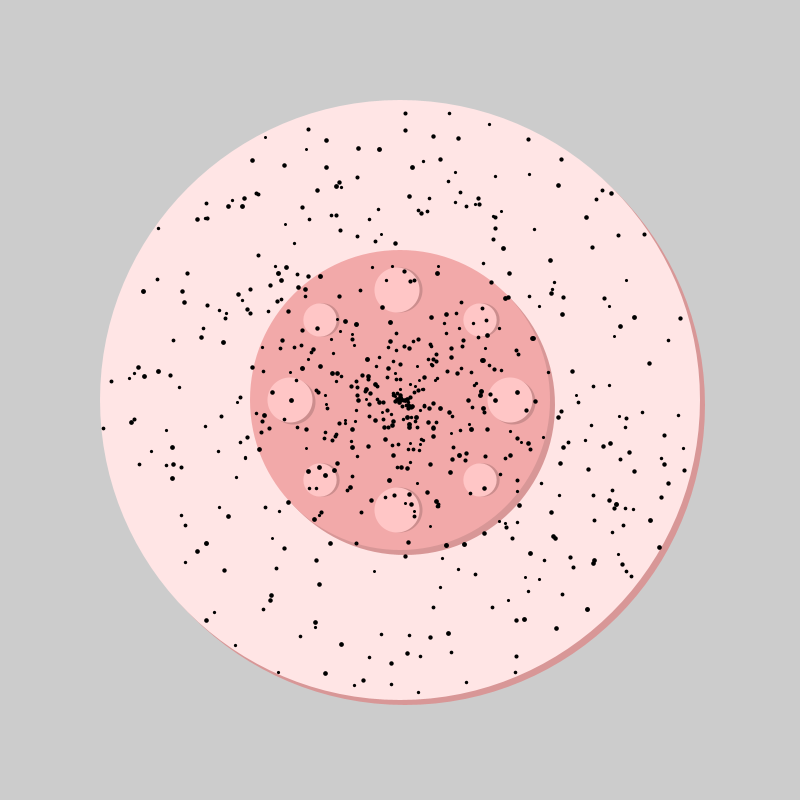
Frame 1 (no input)
Frame 60 (the mouse pressed at the canvas centre just before this capture): identical to frame 1, image omitted
Frame 120 (the mouse held since frame 60 and released just before this capture): identical to frame 1, image omitted

The Processing sketch that drew this single still picture (run headless with seeded random() and noise(); from frame 60 on, the mouse is pressed at the canvas centre):

// Processing sketch: torte5
// ── torte5.pde
int colorSpringles;
color c1, c2, c3, c4;

void setup() {
  size(800, 800);
  colorMode(HSB, 360, 100, 100);
  torte(width/2, height/2, 300);
  glasur(width/2, height/2, 300, 600);
} // void setup = sachen die gleich bleiben


void draw () {
  randomSeed(colorSpringles);
  c1 = color(random(360), 230, 130);
  c2 = color(random(360), 100, 200);
  c3 = color(random(360), 100, 200);
  c4 = color(random(360), 100, 200);
}

//GLASUR
void glasur(float posX, float posY, float size, float count) {
  //translate(posX, posY);
  //x = 0 + cos(radians(winkel)) * radius; //x=mX+cos(a)*r radians=Grad
  //y = 0 + sin(radians(winkel)) * radius;

  for (int i = 0; i < count; i++) {
    float winkel = random(0, 360); //den Winkel random platzieren von 0 bis 360 grad
    float radius = random(0, size); // random drinnen 
    float x = 0 + cos(radians(winkel))*radius;
    float y = 0 + sin(radians(winkel))*radius;
    strokeWeight(random(3, 5)); //Pixel vom Punkt
    point(x, y); // Punkt zeichnen
    stroke(c1); //Farbe vom Punkt
    stroke(c2);
    stroke(c3);
    stroke(c4);
    println(x);
    println(y);
  }
}


void mousePressed() { 
  colorSpringles = int (random(999999));
}
// ── funktiontorte.pde



//TORTE
void torte(float x, float y, float size) {
  translate(x, y); //Mittelpunkt verschieben

  //1.Schatten
  noStroke();
  fill(0, 30, 85);
  ellipse(5, 5, size*2, size*2);

  //1.Torte
  fill(0, 10, 100);
  noStroke();
  ellipse(0, 0, size*2, size*2);

  //2.Schatten
  noStroke();
  fill(0, 30, 85);
  ellipse(5, 5, size, size);

  //2.Torte
  noStroke();
  fill(0, 30, 95);
  ellipse(0, 0, size, size);

  //1DekoSchatten
  noStroke();
  fill(0, 30, 80);
  ellipse(113, 2, size/6.66, size/6.66);

  //1Deko
  noStroke();
  fill(0, 22, 100);
  ellipse(110, 0, size/6.66, size/6.66);

  //2DekoSchatten
  noStroke();
  fill(0, 30, 80);
  ellipse(-107, 2, size/6.66, size/6.66);

  //2Deko
  noStroke();
  fill(0, 22, 100);
  ellipse(-110, 0, size/6.66, size/6.66);

  //obenSchatten
  noStroke();
  fill(0, 30, 80);
  ellipse(0, -110, size/6.66, size/6.66);

  //untenDeko
  noStroke();
  fill(0, 22, 100);
  ellipse(-3, -110, size/6.66, size/6.66);

  //untenSchatten
  noStroke();
  fill(0, 30, 80);
  ellipse(0, 110, size/6.66, size/6.66);

  //untenDeko
  noStroke();
  fill(0, 22, 100);
  ellipse(-3, 110, size/6.66, size/6.66);

  //untenSchattenrechts
  noStroke();
  fill(0, 30, 80);
  ellipse(83, 80, size/9, size/9);

  //untenDekorechts
  noStroke();
  fill(0, 22, 100);
  ellipse(80, 80, size/9, size/9);

  //untenSchattenrechts
  noStroke();
  fill(0, 30, 80);
  ellipse(-77, 80, size/9, size/9);

  //untenDekorechts
  noStroke();
  fill(0, 22, 100);
  ellipse(-80, 80, size/9, size/9);
  
   //obenSchattenrechts
  noStroke();
  fill(0, 30, 80);
  ellipse(83, -80, size/9, size/9);

  //obenDekorechts
  noStroke();
  fill(0, 22, 100);
  ellipse(80, -80, size/9, size/9);
  
  
     //obenSchattenrechts
  noStroke();
  fill(0, 30, 80);
  ellipse(-77, -80, size/9, size/9);

  //obenDekorechts
  noStroke();
  fill(0, 22, 100);
  ellipse(-80, -80, size/9, size/9);
}
